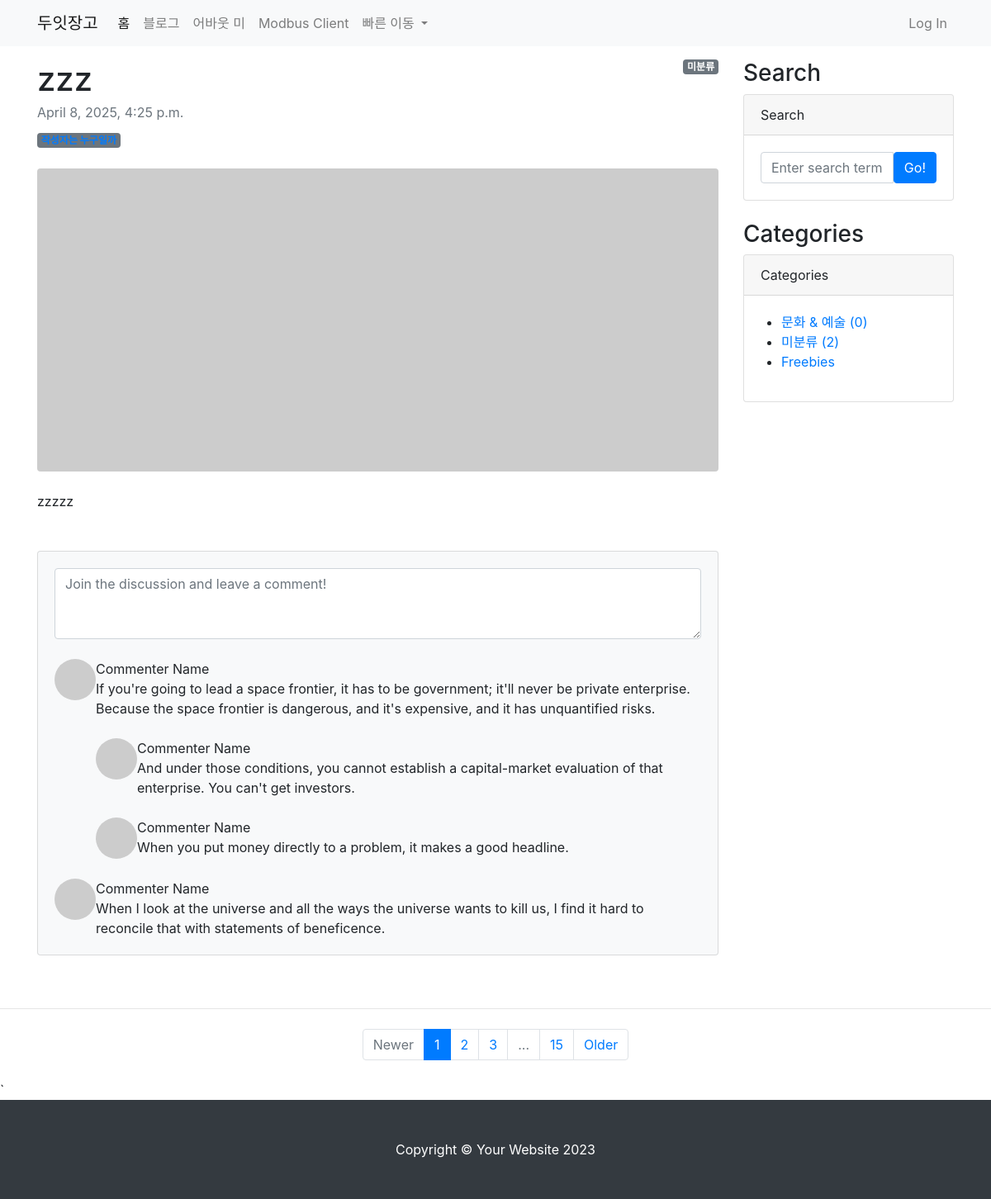
Before: /blog/2/ with the older database file.
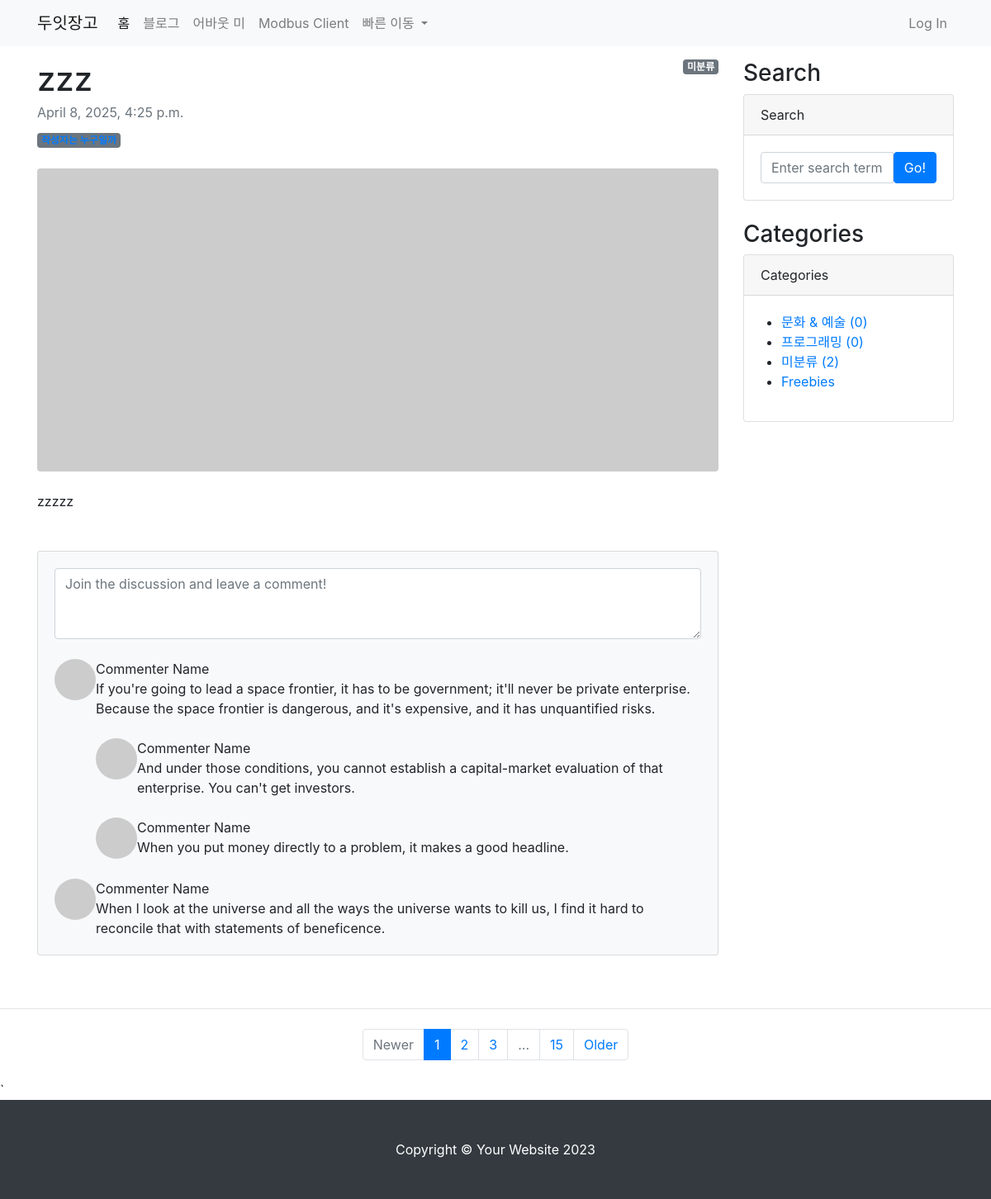
After: the same page with the newer database file.
### blog/models.py (models this page shows, shortened)
class Post(models.Model):
    title = models.CharField(max_length=30)
    hook_text = models.CharField(max_length=100, blank=True)
    content = models.TextField()
    head_image = models.ImageField(upload_to='blog/images/%Y/%m/%d/', blank=True)
    file_upload = models.FileField(upload_to='blog/files//%Y/%m/%d/', blank=True)
    created_at = models.DateTimeField(auto_now_add=True)
    updated_at = models.DateTimeField(auto_now=True)
    author=models.ForeignKey(User, null=True, on_delete=models.SET_NULL)
    category=models.ForeignKey(Category, null=True, blank=True, on_delete=models.SET_NULL)
    tags = models.ManyToManyField(Tag, null=True, blank=True)

class Category(models.Model):
    name=models.CharField(max_length=50, unique=True)
    slug=models.SlugField(max_length=200, unique=True, allow_unicode=True)
    def __str__(self):
        return self.name
    def get_absolute_url(self):
        return f'/blog/category/{self.slug}/'
    class Meta:
        verbose_name_plural = 'Categories'

### blog/views.py (the view)
# urls.py: path('<int:pk>/', views.PostDetail.as_view()),
class PostDetail(DetailView):
    model = Post
    template_name = 'blog/single_post_page.html'
    def get_context_data(self, **kwargs):
        context = super(PostDetail, self).get_context_data()
        context['categories'] = Category.objects.all()
        context['no_category_post_count'] = Post.objects.filter(category=None).count()
        return context

### blog/templates/blog/single_post_page.html (shortened to what this page needs)
{% extends 'blog/base.html' %}
{% block main_area %}
    <div id="post-area">
        {% if post.category %}
            <span class="badge badge-secondary float-right">{{ post.category }}</span>
        {% else %}
            <span class="badge badge-secondary float-right">미분류</span>
        {% endif %}
        <article>
            <header class="mb-4">
                <h1 class="fw-bolder mb-1">{{ post.title }}</h1>
                <div class="text-muted fst-italic mb-2">{{ post.created_at }}</div>
                <a class="badge bg-secondary text-decoration-none link-light" href="#!">작성자는 누구일까</a>
            </header>
            <figure class="mb-4"><img class="img-fluid rounded" src="https://dummyimage.com/900x400/ced4da/6c757d.jpg" alt="..." /></figure>
            <section class="mb-5">
                <p class="fs-5 mb-4">{{ post.content }}</p>
            </section>
        </article>
    </div>
    <div id="comment-area">
        <section class="mb-5">
            <div class="card bg-light">
                <div class="card-body">
                    <form class="mb-4"><textarea class="form-control" rows="3" placeholder="Join the discussion and leave a comment!"></textarea></form>
                    <div class="d-flex mb-4">
                        <div class="flex-shrink-0"><img class="rounded-circle" src="https://dummyimage.com/50x50/ced4da/6c757d.jpg" alt="..." /></div>
                        <div class="ms-3">
                            <div class="fw-bold">Commenter Name</div>
                            If you're going to lead a space frontier, it has to be government; it'll never be private enterprise. Because the space frontier is dangerous, and it's expensive, and it has unquantified risks.
                            <div class="d-flex mt-4">
                                <div class="flex-shrink-0"><img class="rounded-circle" src="https://dummyimage.com/50x50/ced4da/6c757d.jpg" alt="..." /></div>
                                <div class="ms-3">
                                    <div class="fw-bold">Commenter Name</div>
                                    And under those conditions, you cannot establish a capital-market evaluation of that enterprise. You can't get investors.
                                </div>
                            </div>
                            <div class="d-flex mt-4">
                                <div class="flex-shrink-0"><img class="rounded-circle" src="https://dummyimage.com/50x50/ced4da/6c757d.jpg" alt="..." /></div>
                                <div class="ms-3">
                                    <div class="fw-bold">Commenter Name</div>
                                    When you put money directly to a problem, it makes a good headline.
                                </div>
                            </div>
                        </div>
                    </div>
                    <div class="d-flex">
                        <div class="flex-shrink-0"><img class="rounded-circle" src="https://dummyimage.com/50x50/ced4da/6c757d.jpg" alt="..." /></div>
                        <div class="ms-3">
                            <div class="fw-bold">Commenter Name</div>
                            When I look at the universe and all the ways the universe wants to kill us, I find it hard to reconcile that with statements of beneficence.
                        </div>
                    </div>
                </div>
            </div>
        </section>
    </div>
{% endblock %}

### blog/templates/blog/base.html (shortened to what this page needs)
<!DOCTYPE html>
{% load static %}
<html lang="ko">
<head>
    <link rel="stylesheet" href="{% static 'blog/bootstrap/bootstrap.min.css' %}" media="screen">
</head>
<body>
    {% include 'blog/navbar.html' %}
    <div class="container my-3">
        <div class="row">
            <div class="col-md-8 col-lg-9" id="main-area">
                {% block main_area %}
                {% endblock %}
            </div>
            <div class="col-md-4 col-lg-3">
                <h3>Search</h3>
                <div class="card mb-4">
                    <div class="card-header">Search</div>
                    <div class="card-body">
                        <div class="input-group">
                            <input class="form-control" type="text" placeholder="Enter search term..." aria-label="Enter search term..." aria-describedby="button-search" />
                            <button class="btn btn-primary" id="button-search" type="button">Go!</button>
                        </div>
                    </div>
                </div>
                <h3>Categories</h3>
                <div class="card mb-4" id="categories-card">
                    <div class="card-header">Categories</div>
                    <div class="card-body">
                        <div class="row">
                            <ul>
                                {% for category in categories %}
                                <li>
                                    <a href="{{ category.get_absolute_url }}">{{ category }} ({{ category.post_set.count }})</a>
                                </li>
                                {% endfor %}
                                <li>
                                    <a href="/blog/category/no_category/">미분류 ({{ no_category_post_count }})</a>
                                </li>
                                <li><a href="#!">Freebies</a></li>
                            </ul>
                        </div>
                    </div>
                </div>
            </div>
        </div>
    </div>
    <nav aria-label="Pagination">
        <hr class="my-0" />
        <ul class="pagination justify-content-center my-4">
            <li class="page-item disabled"><a class="page-link" href="#" tabindex="-1" aria-disabled="true">Newer</a></li>
            <li class="page-item active" aria-current="page"><a class="page-link" href="#!">1</a></li>
            <li class="page-item"><a class="page-link" href="#!">2</a></li>
            <li class="page-item"><a class="page-link" href="#!">3</a></li>
            <li class="page-item disabled"><a class="page-link" href="#!">...</a></li>
            <li class="page-item"><a class="page-link" href="#!">15</a></li>
            <li class="page-item"><a class="page-link" href="#!">Older</a></li>
        </ul>
    </nav>
    {% include 'blog/footer.html' %}
</body>
</html>

### blog/templates/blog/navbar.html (shortened to what this page needs)
<!DOCTYPE html>
<html>
{% load static %}
<head>
</head>
<body>
    <nav class="navbar navbar-expand-lg navbar-light bg-light">
        <div class="container">
            <a class="navbar-brand" href="/">두잇장고</a>
            <div class="collapse navbar-collapse" id="navbarNavDropdown">
                <ul class="navbar-nav mr-auto">
                    <li class="nav-item active">
                        <a class="nav-link" href="/">홈</a>
                    </li>
                    <li class="nav-item">
                        <a class="nav-link" href="/blog/">블로그</a>
                    </li>
                    <li class="nav-item">
                        <a class="nav-link" href="/about_me/">어바웃 미</a>
                    </li>
                    <li>
                         <a class="nav-link" href="/modbus/">Modbus Client</a>
                    </li>
                    <li class="nav-item dropdown">
                        <a class="nav-link dropdown-toggle" href="#" id="navbarDropdownMenuLink" role="button" data-toggle="dropdown" aria-haspopup="true" aria-expanded="false">
                            빠른 이동
                        </a>
                    </li>
                </ul>
                <ul class="navbar-nav">
                    <li class="nav-item">
                        <a class="nav-link" href="#" data-toggle="modal" data-target="#LoginModal">Log In</a>
                    </li>
                </ul>
            </div>
        </div>
    </nav>
</body>
</html>

### blog/templates/blog/footer.html (shortened to what this page needs)
<!DOCTYPE html>
<html lang="en">
    <head>`
    </head>
    <body>
        <footer class="py-5 bg-dark">
            <div class="container">
                <p class="m-0 text-center text-white">
                    Copyright &copy; Your Website 2023
                </p>
            </div>
        </footer>
    </body>
</html>

Changed rows visible on the page:
added Category: name "프로그래밍", post_set.count "0"
